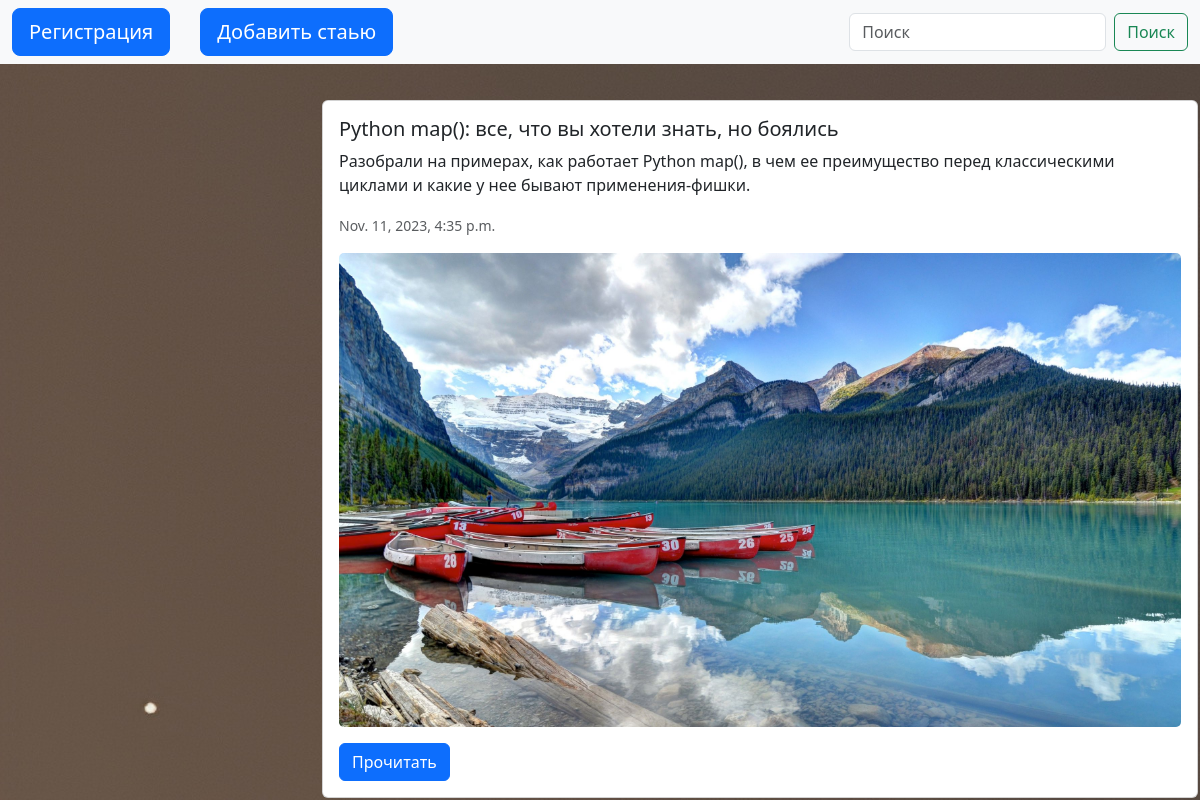
The app's page /, older data.
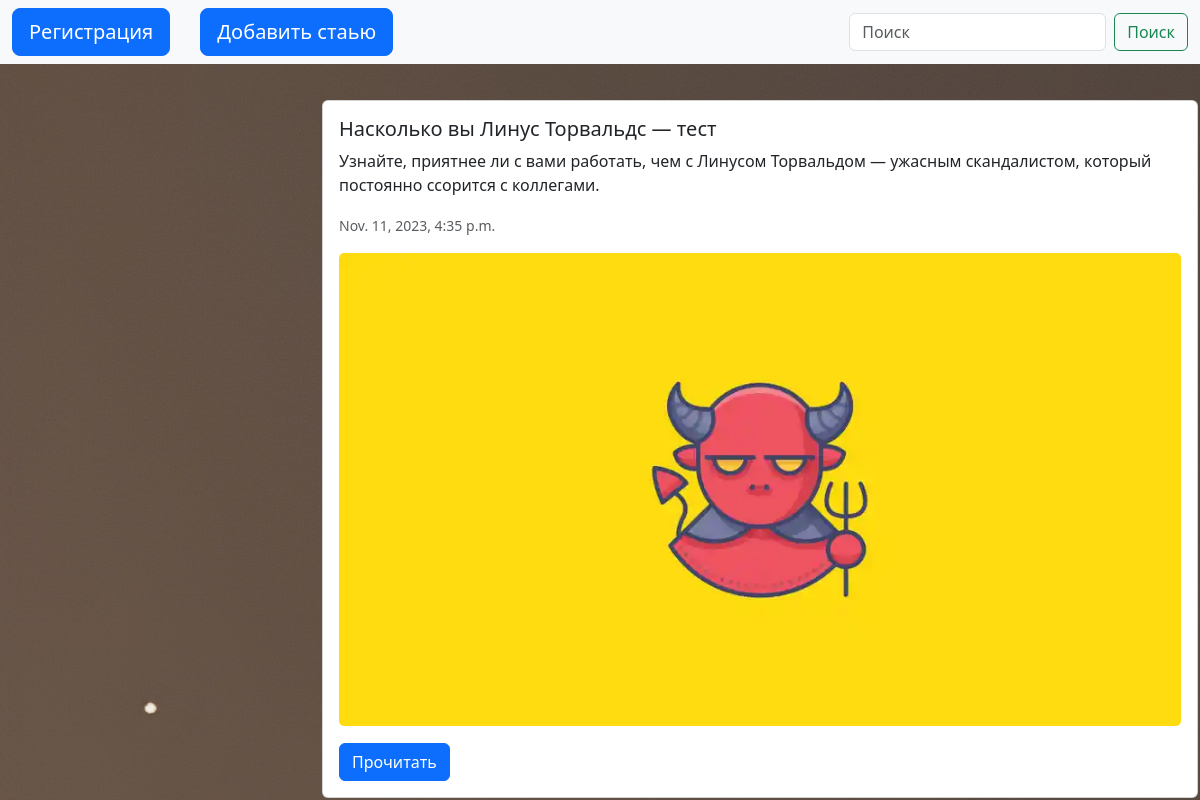
The same page, newer data.
### mainblog/models.py (models this page shows, shortened)
class Article(models.Model):
    title = models.CharField('Название', max_length=50, default='')
    anons = models.CharField('Анонс', max_length=250)
    img = models.ImageField('Кртинка')
    ll_text = models.TextField('Статья')
    date = models.DateTimeField('Дата публикации', auto_now_add=True)

### mainblog/views.py (the view)
# urls.py: path('', views.article, name='stat'),
def article(request):
    article = Article.objects.order_by('-date')
    return render(request, 'blog.html', {'article': article})

### templates/blog.html (shortened to what this page needs)
{% load    static %}
<!doctype html>
<html lang="en">
<head>
    <link rel="stylesheet" type="text/css" href="{% static 'stuleblog.css' %}">
    <link href="https://cdn.jsdelivr.net/npm/bootstrap@5.3.2/dist/css/bootstrap.min.css" rel="stylesheet">
</head>
<body>
<nav class="navbar navbar-expand-lg navbar-light bg-light">
  <div class="container-fluid">
    <a href="{% url 'register'%}"><button  href="{% url 'login' %}" type="button" class="btn btn-primary btn-lg" >Регистрация</button></a>
    <a href="{% url 'add_article'%}"><button type="button" class="btn btn-primary btn-lg" style="margin-left: 30px;" >Добавить стаью</button></a>
    <div class="collapse navbar-collapse" id="navbarSupportedContent">
      <form class="d-flex">
        <input class="form-control me-2" type="search" placeholder="Поиск" aria-label="Поиск">
        <button class="btn btn-outline-success" type="submit">Поиск</button>
      </form>
    </div>
  </div>
</nav>
<div class="a">
  {% for i in article %}
<div class="container-sm">
<div class="card mb-5">
  <div class="card-body">
    <h5 class="card-title">{{ i.title }}</h5>
    <p class="card-text">{{ i.anons }}</p>
    <p class="card-text"><small class="text-body-secondary">{{ i.date }}</small></p>
      <img src="{{ i.img.url }}" class="card-img-top" alt="...">
    <a href="{% url 'detal' i.id %}"><button type="button" class="btn btn-primary">Прочитать</button></a>
  </div>
</div>
</div>
{% endfor %}
</div>
</body>
</html>

Row changes from the older to the newer data that the page shows:
changed Article: title "Python map(): все, что вы хотели знать, но боялись" → "Насколько вы Линус Торвальдс — тест"; anons "Разобрали на примерах, как работает Python map(), в чем ее преимущество перед классическими циклами и какие у нее бывают применения-фишки." → "Узнайте, приятнее ли с вами работать, чем с Линусом Торвальдом — ужасным скандалистом, который постоянно ссорится с коллегами."; img: a different picture
